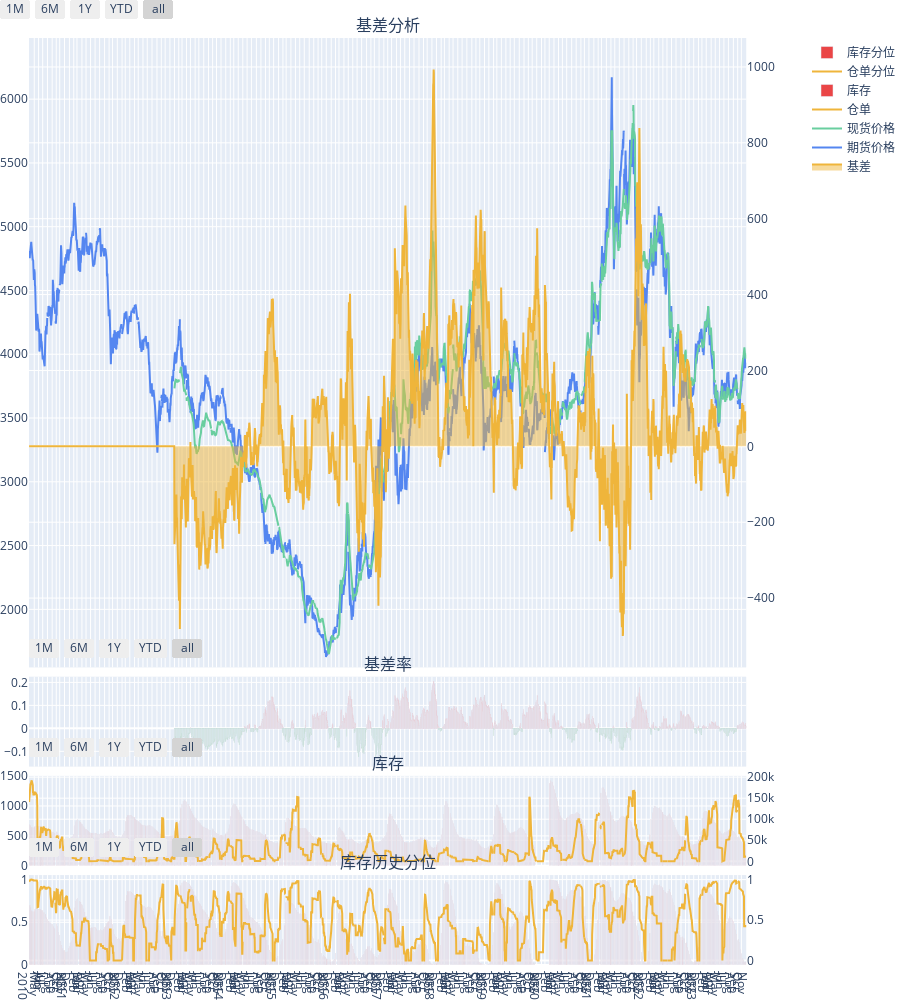

The notebook cell saved with this chart:
### Code cell
# 通过AKShare获取的基差/基差率数据（螺纹钢）出现正负符号错误，注意多次运行会不断反转
symbol.symbol_data['基差'] = 0-symbol.symbol_data['基差']
symbol.symbol_data['基差率'] = 0-symbol.symbol_data['基差率']
df_figure = pd.DataFrame()
df_figure['基差率颜色'] = symbol.symbol_data['基差率'] > 0
df_figure['基差率颜色'] = df_figure['基差率颜色'].replace({True:1, False:0})

max_y = symbol.symbol_data['主力合约收盘价'] .max() * 1.05
min_y = symbol.symbol_data['主力合约收盘价'] .min() * 0.95

fig = make_subplots(rows=4, cols=1, shared_xaxes=True, specs=[[{"secondary_y": True}], [{"secondary_y": True}], [{"secondary_y": True}], [{"secondary_y": True}]],
                   vertical_spacing=0.01, subplot_titles=('基差分析', '基差率', '库存', '库存历史分位'), 
                   row_width=[0.1, 0.1, 0.1, 0.7])

#fig_main = make_subplots(specs=[[{"secondary_y": True}]])
fig_future_price = go.Scatter(x=symbol.symbol_data['日期'], y=symbol.symbol_data['主力合约收盘价'], name='期货价格', marker_color='rgb(84,134,240)')
fig_spot_price = go.Scatter(x=symbol.symbol_data['日期'], y=symbol.symbol_data['现货价格'], name='现货价格', marker_color='rgb(105,206,159)')
fig_basis = go.Scatter(x=symbol.symbol_data['日期'], y=symbol.symbol_data['基差'], stackgroup='one', name='基差', marker_color='rgb(239,181,59)')
#fig_main.add_trace(fig_future_price)
#fig_main.add_trace(fig_basis_rate, secondary_y=True)

fig.add_trace(fig_basis, secondary_y=True)
fig.add_trace(fig_future_price, row = 1, col = 1)
fig.add_trace(fig_spot_price, row = 1, col = 1)

fig_basis_rate = go.Bar(x=symbol.symbol_data['日期'], y = symbol.symbol_data['基差率'], name='基差率', marker_color='rgb(244,128,68)')
#fig_basis_rate = go.Bar()
#fig_basis_rate.mode = 'markers'
# fig_basis_rate.x = df_rb0['日期']
# fig_basis_rate.y = df_rb0['基差率']
fig_basis_rate.marker.colorscale = ['green', 'red']
fig_basis_rate.marker.color = df_figure['基差率颜色']
#fig_basis_rate.marker.size = 2
fig_basis_rate.marker.showscale = False
fig_basis_rate.showlegend = False

fig.add_trace(fig_basis_rate, row = 2, col = 1)
fig_receipt = go.Scatter(x=symbol.symbol_data['日期'], y=symbol.symbol_data['仓单'], name='仓单', marker_color='rgb(239,181,59)')
fig_storage = go.Bar(x=symbol.symbol_data['日期'], y=symbol.symbol_data['库存'], name='库存', marker_color='rgb(234,69,70)')
#fig_storage = px.bar(df_rb0, x='日期', y='库存')
fig.add_trace(fig_receipt, row = 3, col = 1, secondary_y=True)
fig.add_trace(fig_storage, row = 3, col = 1)

fig_receipt_rank = go.Scatter(x=symbol.symbol_data['日期'], y=df_rank['仓单历史时间百分位'], name='仓单分位', marker_color='rgb(239,181,59)')
fig_storage_rank = go.Bar(x=symbol.symbol_data['日期'], y=df_rank['库存历史时间百分位'], name='库存分位', marker_color='rgb(234,69,70)')
#fig_storage = px.bar(df_rb0, x='日期', y='库存')
fig.add_trace(fig_receipt_rank, row = 4, col = 1, secondary_y=True)
fig.add_trace(fig_storage_rank, row = 4, col = 1)

trade_date = ak.tool_trade_date_hist_sina()['trade_date']
trade_date = [d.strftime("%Y-%m-%d") for d in trade_date]
dt_all = pd.date_range(start=symbol.symbol_data['日期'].iloc[0],end=symbol.symbol_data['日期'].iloc[-1])
dt_all = [d.strftime("%Y-%m-%d") for d in dt_all]
dt_breaks = list(set(dt_all) - set(trade_date))

# X轴坐标按照年-月显示
fig.update_xaxes(
    showgrid=True,
    zeroline=True,
    dtick="M1",  # 按月显示
    ticklabelmode="period",   # instant  period
    tickformat="%b\n%Y",
    rangebreaks=[dict(values=dt_breaks)],
    rangeslider_visible = False, # 下方滑动条缩放
    rangeselector = dict(
        # 增加固定范围选择
        buttons = list([
            dict(count = 1, label = '1M', step = 'month', stepmode = 'backward'),
            dict(count = 6, label = '6M', step = 'month', stepmode = 'backward'),
            dict(count = 1, label = '1Y', step = 'year', stepmode = 'backward'),
            dict(count = 1, label = 'YTD', step = 'year', stepmode = 'todate'),
            dict(step = 'all')
            ]))
)
#fig.update_traces(xbins_size="M1")
fig.update_layout(
    yaxis_range=[min_y,max_y],
    #autosize=False,
    #width=800,
    height=1000,
    margin=dict(l=0, r=0, t=0, b=0)
)

fig.show()

### Figure 1 — Plotly figure (JSON) as saved in the notebook; plotly's stock layout.template omitted (floating-point values rounded to 4 significant figures; data arrays with more than 128 entries replaced by an {"elided": "..."} marker saying what was removed)
{"data": [{"marker": {"color": "rgb(239,181,59)"}, "name": "基差", "stackgroup": "one", "type": "scatter", "x": {"elided": "3412 str values"}, "xaxis": "x", "y": {"elided": "3412 float values"}, "yaxis": "y2"}, {"marker": {"color": "rgb(84,134,240)"}, "name": "期货价格", "type": "scatter", "x": {"elided": "3412 str values"}, "xaxis": "x", "y": {"elided": "3412 int values"}, "yaxis": "y"}, {"marker": {"color": "rgb(105,206,159)"}, "name": "现货价格", "type": "scatter", "x": {"elided": "3412 str values"}, "xaxis": "x", "y": {"elided": "3412 float values"}, "yaxis": "y"}, {"marker": {"color": {"elided": "3412 int values"}, "colorscale": [[0, "green"], [1, "red"]], "showscale": false}, "name": "基差率", "showlegend": false, "type": "bar", "x": {"elided": "3412 str values"}, "xaxis": "x2", "y": {"elided": "3412 float values"}, "yaxis": "y3"}, {"marker": {"color": "rgb(239,181,59)"}, "name": "仓单", "type": "scatter", "x": {"elided": "3412 str values"}, "xaxis": "x3", "y": {"elided": "3412 int values"}, "yaxis": "y6"}, {"marker": {"color": "rgb(234,69,70)"}, "name": "库存", "type": "bar", "x": {"elided": "3412 str values"}, "xaxis": "x3", "y": {"elided": "3412 float values"}, "yaxis": "y5"}, {"marker": {"color": "rgb(239,181,59)"}, "name": "仓单分位", "type": "scatter", "x": {"elided": "3412 str values"}, "xaxis": "x4", "y": {"elided": "3412 float values"}, "yaxis": "y8"}, {"marker": {"color": "rgb(234,69,70)"}, "name": "库存分位", "type": "bar", "x": {"elided": "3412 str values"}, "xaxis": "x4", "y": {"elided": "3412 float values"}, "yaxis": "y7"}], "layout": {"annotations": [{"font": {"size": 16}, "showarrow": false, "text": "基差分析", "x": 0.47, "xanchor": "center", "xref": "paper", "y": 1, "yanchor": "bottom", "yref": "paper"}, {"font": {"size": 16}, "showarrow": false, "text": "基差率", "x": 0.47, "xanchor": "center", "xref": "paper", "y": 0.311, "yanchor": "bottom", "yref": "paper"}, {"font": {"size": 16}, "showarrow": false, "text": "库存", "x": 0.47, "xanchor": "center", "xref": "paper", "y": 0.204, "yanchor": "bottom", "yref": "paper"}, {"font": {"size": 16}, "showarrow": false, "text": "库存历史分位", "x": 0.47, "xanchor": "center", "xref": "paper", "y": 0.097, "yanchor": "bottom", "yref": "paper"}], "height": 1000, "margin": {"b": 0, "l": 0, "r": 0, "t": 0}, "xaxis": {"anchor": "y", "domain": [0, 0.94], "dtick": "M1", "matches": "x4", "rangebreaks": [{"values": {"elided": "1670 str values"}}], "rangeselector": {"buttons": [{"count": 1, "label": "1M", "step": "month", "stepmode": "backward"}, {"count": 6, "label": "6M", "step": "month", "stepmode": "backward"}, {"count": 1, "label": "1Y", "step": "year", "stepmode": "backward"}, {"count": 1, "label": "YTD", "step": "year", "stepmode": "todate"}, {"step": "all"}]}, "rangeslider": {"visible": false}, "showgrid": true, "showticklabels": false, "tickformat": "%b\n%Y", "ticklabelmode": "period", "zeroline": true}, "xaxis2": {"anchor": "y3", "domain": [0, 0.94], "dtick": "M1", "matches": "x4", "rangebreaks": [{"values": {"elided": "1670 str values"}}], "rangeselector": {"buttons": [{"count": 1, "label": "1M", "step": "month", "stepmode": "backward"}, {"count": 6, "label": "6M", "step": "month", "stepmode": "backward"}, {"count": 1, "label": "1Y", "step": "year", "stepmode": "backward"}, {"count": 1, "label": "YTD", "step": "year", "stepmode": "todate"}, {"step": "all"}]}, "rangeslider": {"visible": false}, "showgrid": true, "showticklabels": false, "tickformat": "%b\n%Y", "ticklabelmode": "period", "zeroline": true}, "xaxis3": {"anchor": "y5", "domain": [0, 0.94], "dtick": "M1", "matches": "x4", "rangebreaks": [{"values": {"elided": "1670 str values"}}], "rangeselector": {"buttons": [{"count": 1, "label": "1M", "step": "month", "stepmode": "backward"}, {"count": 6, "label": "6M", "step": "month", "stepmode": "backward"}, {"count": 1, "label": "1Y", "step": "year", "stepmode": "backward"}, {"count": 1, "label": "YTD", "step": "year", "stepmode": "todate"}, {"step": "all"}]}, "rangeslider": {"visible": false}, "showgrid": true, "showticklabels": false, "tickformat": "%b\n%Y", "ticklabelmode": "period", "zeroline": true}, "xaxis4": {"anchor": "y7", "domain": [0, 0.94], "dtick": "M1", "rangebreaks": [{"values": {"elided": "1670 str values"}}], "rangeselector": {"buttons": [{"count": 1, "label": "1M", "step": "month", "stepmode": "backward"}, {"count": 6, "label": "6M", "step": "month", "stepmode": "backward"}, {"count": 1, "label": "1Y", "step": "year", "stepmode": "backward"}, {"count": 1, "label": "YTD", "step": "year", "stepmode": "todate"}, {"step": "all"}]}, "rangeslider": {"visible": false}, "showgrid": true, "tickformat": "%b\n%Y", "ticklabelmode": "period", "zeroline": true}, "yaxis": {"anchor": "x", "domain": [0.321, 1], "range": [1545.0, 6480.0]}, "yaxis2": {"anchor": "x", "overlaying": "y", "side": "right"}, "yaxis3": {"anchor": "x2", "domain": [0.214, 0.311]}, "yaxis4": {"anchor": "x2", "overlaying": "y3", "side": "right"}, "yaxis5": {"anchor": "x3", "domain": [0.107, 0.204]}, "yaxis6": {"anchor": "x3", "overlaying": "y5", "side": "right"}, "yaxis7": {"anchor": "x4", "domain": [0, 0.097]}, "yaxis8": {"anchor": "x4", "overlaying": "y7", "side": "right"}}}
